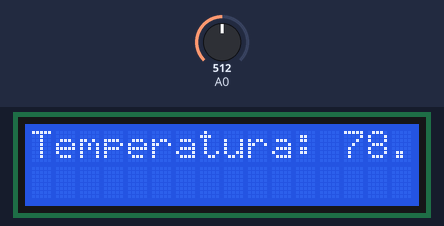
Recording of a sketch running on a simulated Arduino Uno, built with avr-gcc and run on an emulated ATmega328P. On the bench: 16×2 character LCD. The inputs (shaded band) are chosen by the test bench; at power-on: A0 = 512.

Above: at 1.6 s.
1.7 s: A0 set to 716
At 2.7 s:
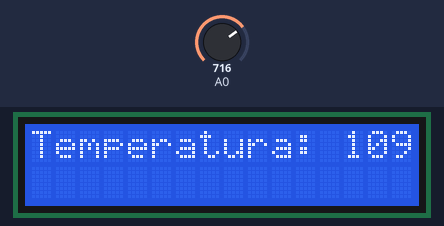
3.5 s: A0 set to 900
At 4.7 s:
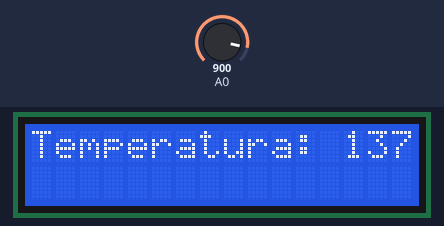
5.5 s: A0 set to 1010
At 6.7 s:
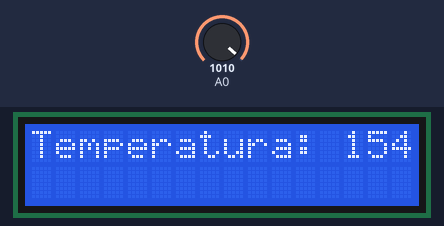
Timing chart, 0 to 8.5 s (numbered marks = the images above; inputs shaded):
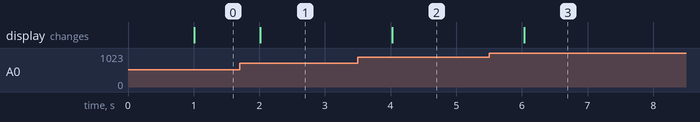

Measured:
- after the input at 1.7 s, the display: changes after 0.31 s (image 1)
- after the input at 3.5 s, the display: changes after 0.52 s (image 2)
- after the input at 5.5 s, the display: changes after 0.54 s (image 3)

The sketch:

7-medindo-temperatura-com-um-lcd.ino
```cpp
#include <LiquidCrystal.h>   //Inclui biblioteca no programa

uint32_t timer;

LiquidCrystal lcd(2,3,4,5,6,7);
/* Cria objeto lcd da classe LiquidCrystal
RS     2
Enable 3
DB4    4
DB5    5
DB6    6
DB7    7 */

void setup(){
  analogReference(EXTERNAL);  // Muda a referência para a tensão no pino AREF
  lcd.begin(16,2);          //Inicializa display de 2 linhas x 16 colunas
}


void loop(){

  if(millis() - timer > 1000)   {  //Executa a cada 1 segundo

    float valorLido = analogRead(A0);    // Atualiza o valor lido pelo conversor
    float temp = valorLido/1024*1562.5/10;    // Converte a temperatura lida para graus Celsius
    lcd.clear();     //Limpa o display

    lcd.print("Temperatura: ");
    lcd.print(temp);  //Imprime a temperatura no display
    timer = millis();         //Atualiza a referência
  }
}
```
